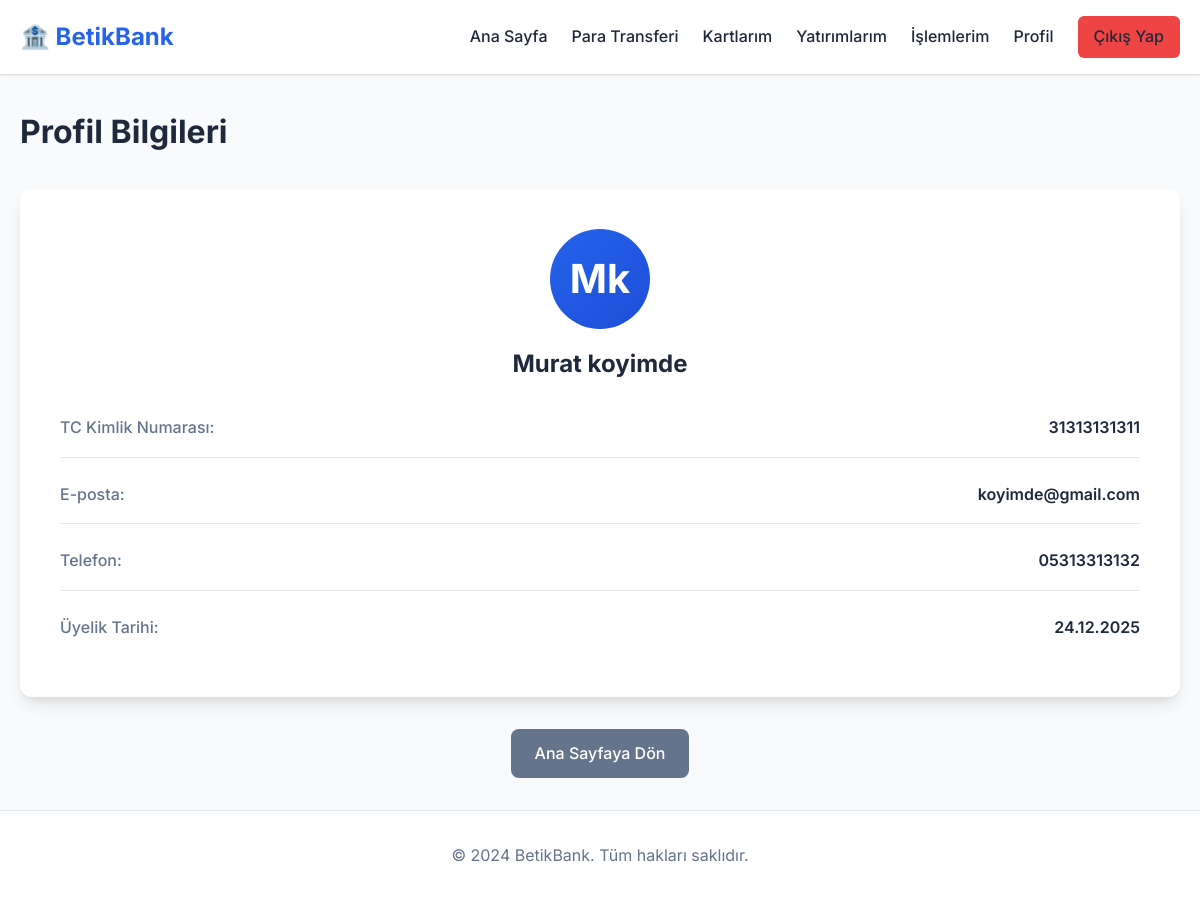
The page /profile (signed in) on the database its author committed.
### app.py (models this page shows)
class User(UserMixin, db.Model):
    id = db.Column(db.Integer, primary_key=True)
    tc_no = db.Column(db.String(11), unique=True, nullable=False)
    ad = db.Column(db.String(100), nullable=False)
    soyad = db.Column(db.String(100), nullable=False)
    email = db.Column(db.String(120), unique=True, nullable=False)
    telefon = db.Column(db.String(15), nullable=False)
    password_hash = db.Column(db.String(255), nullable=False)
    created_at = db.Column(db.DateTime, default=datetime.utcnow)
    hesaplar = db.relationship('Hesap', backref='kullanici', lazy=True)
    kartlar = db.relationship('Kart', backref='kullanici', lazy=True)
    yatirim_hesaplari = db.relationship('YatirimHesabi', backref='kullanici', lazy=True)

### app.py (the view)
@app.route('/profile')
@login_required
def profile():
    return render_template('profile.html', user=current_user)

### app.py (called while the page is built)
@login_manager.user_loader
def load_user(user_id):
    return User.query.get(int(user_id))

### templates/profile.html (shortened to what this page needs)
{% extends "base.html" %}
{% block content %}
<div class="container">
    <h1 class="page-title">Profil Bilgileri</h1>
    <div class="profile-card">
        <div class="profile-header">
            <div class="profile-avatar">
                {{ user.ad[0] }}{{ user.soyad[0] }}
            </div>
            <h2>{{ user.ad }} {{ user.soyad }}</h2>
        </div>
        <div class="profile-info">
            <div class="info-item">
                <span class="info-label">TC Kimlik Numarası:</span>
                <span class="info-value">{{ user.tc_no }}</span>
            </div>
            <div class="info-item">
                <span class="info-label">E-posta:</span>
                <span class="info-value">{{ user.email }}</span>
            </div>
            <div class="info-item">
                <span class="info-label">Telefon:</span>
                <span class="info-value">{{ user.telefon }}</span>
            </div>
            <div class="info-item">
                <span class="info-label">Üyelik Tarihi:</span>
                <span class="info-value">{{ user.created_at.strftime('%d.%m.%Y') }}</span>
            </div>
        </div>
    </div>
    <div class="profile-actions">
        <a href="{{ url_for('dashboard') }}" class="btn btn-secondary">Ana Sayfaya Dön</a>
    </div>
</div>
{% endblock %}

### static/css/style.css (style rules this page uses)
* { margin: 0; padding: 0; box-sizing: border-box; }
:root { --primary-color: #2563eb; --primary-hover: #1d4ed8; --secondary-color: #64748b; --success-color: #10b981; --danger-color: #ef4444; --warning-color: #f59e0b; --bg-color: #f8fafc; --card-bg: #ffffff; --text-primary: #1e293b; --text-secondary: #64748b; --border-color: #e2e8f0; --shadow: 0 1px 3px 0 rgba(0, 0, 0, 0.1), 0 1px 2px 0 rgba(0, 0, 0, 0.06); --shadow-lg: 0 10px 15px -3px rgba(0, 0, 0, 0.1), 0 4px 6px -2px rgba(0, 0, 0, 0.05); }
body { font-family: 'Inter', -apple-system, BlinkMacSystemFont, 'Segoe UI', sans-serif; background-color: var(--bg-color); color: var(--text-primary); line-height: 1.6; min-height: 100vh; display: flex; flex-direction: column; }
.container { max-width: 1200px; margin: 0 auto; padding: 0 20px; width: 100%; }
.btn { display: inline-block; padding: 0.75rem 1.5rem; border-radius: 8px; text-decoration: none; font-weight: 500; text-align: center; transition: all 0.2s; border: none; cursor: pointer; font-size: 1rem; }
.btn-secondary { background: var(--secondary-color); color: white; }
.page-title { font-size: 2rem; margin-bottom: 2rem; color: var(--text-primary); }
.info-item { display: flex; justify-content: space-between; align-items: center; padding-bottom: 1rem; border-bottom: 1px solid var(--border-color); }
.info-item:last-child { border-bottom: none; }
.info-label { color: var(--text-secondary); font-weight: 500; }
.info-value { color: var(--text-primary); font-weight: 600; }
.profile-card { background: var(--card-bg); padding: 2.5rem; border-radius: 12px; box-shadow: var(--shadow-lg); margin-bottom: 2rem; }
.profile-header { text-align: center; margin-bottom: 2rem; }
.profile-avatar { width: 100px; height: 100px; border-radius: 50%; background: linear-gradient(135deg, var(--primary-color), #1d4ed8); color: white; display: flex; align-items: center; justify-content: center; font-size: 2.5rem; font-weight: 700; margin: 0 auto 1rem; }
.profile-header h2 { color: var(--text-primary); }
.profile-info { display: grid; gap: 1.5rem; }
.profile-actions { text-align: center; }

### rows shown on the page
User: ad "M", soyad "k", ad "Murat", soyad "koyimde", tc_no "31313131311", email "koyimde@gmail.com", telefon "05313313132", created_at "24.12.2025"
